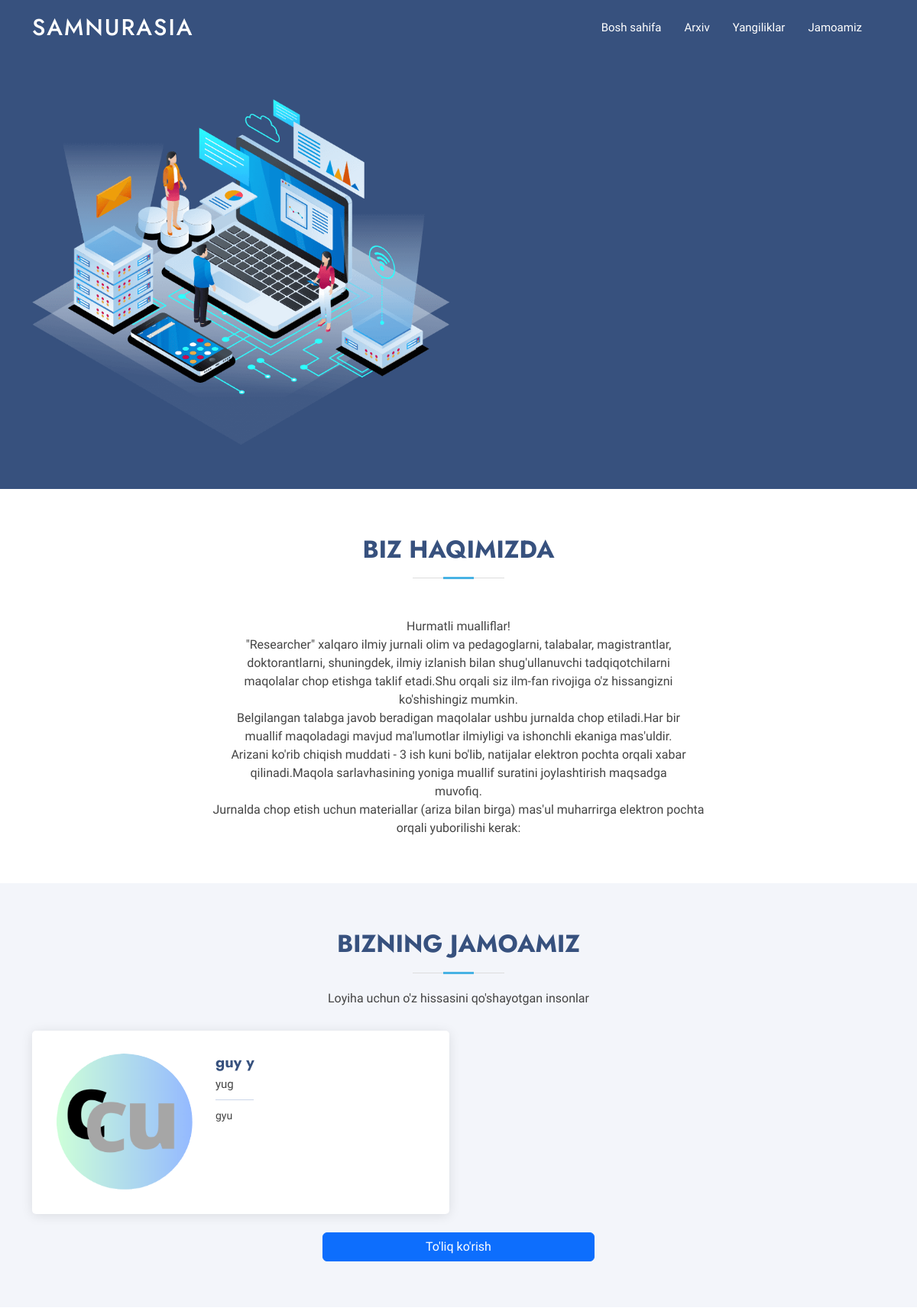
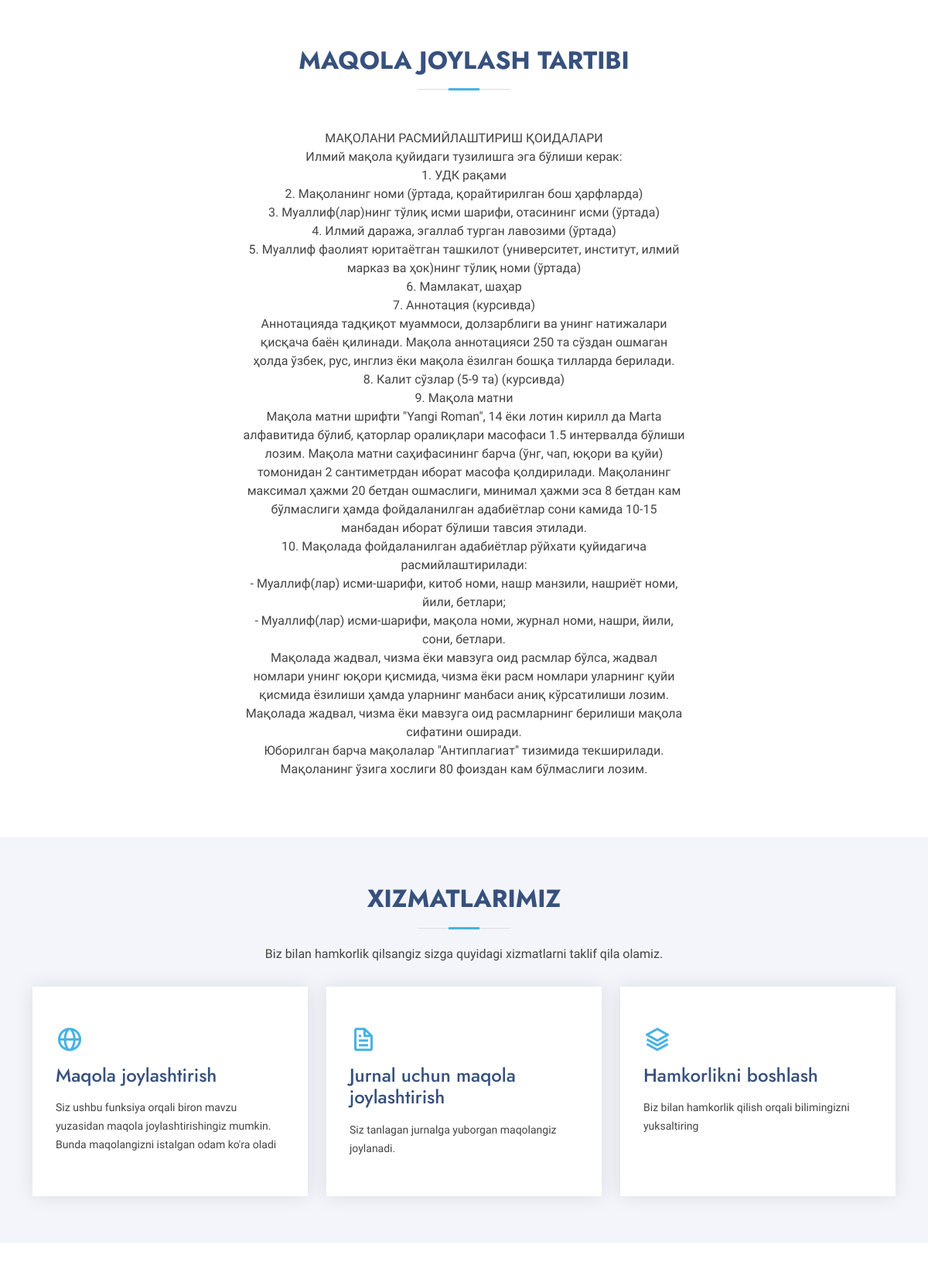
The page / (upper part) on the database its author committed (2 pictures, top to bottom).
### pages/models.py (models this page shows, shortened)
class Eslatma(models.Model):
    name = models.CharField(max_length=100)
    body = RichTextField()
    def object():
        return Eslatma.objects.get(pk=1)
    class Meta:
        verbose_name = 'Eslatma'
        verbose_name_plural = 'Eslatma'

class Team(models.Model):
    image = models.ImageField(upload_to='images/team')
    first_name = models.CharField(max_length=100)
    last_name = models.CharField(max_length=100)
    role = models.CharField(max_length=150)
    description = models.TextField()
    class Meta:
        verbose_name = 'Jamoa'
        verbose_name_plural = '1. Jamoadagilar'

class MaqolaJoylash(models.Model):
    name = models.CharField(max_length=100)
    short_name = models.CharField(max_length=100)
    image = models.ImageField(upload_to='images/info')
    body = RichTextField()
    def object():
        return MaqolaJoylash.objects.get(pk=1)
    class Meta:
        verbose_name = 'Maqola joylash'
        verbose_name_plural = 'Maqola joylash'

### pages/views.py (the view, shortened to what this page needs)
# urls.py: path('', views.index, name='index'),
def index(request: WSGIRequest):
    return render(request, 'pages/index.html', {
        'manzil': Manzili.object(),
        'about': Eslatma.object(),
        'article': MaqolaJoylash.object(),
        'price': Narxlar.object(),
        'icon': Icon.object(),
        'data': Team.objects.all()[:4]
    })

### pages/models.py (called while the page is built)
    def object():
        return Icon.objects.get(pk=1)

    def object():
        return Narxlar.objects.get(pk=1)

    def __str__(self) -> str:
        return self.manzil

    def object():
        return Manzili.objects.get(pk=1)

### templates/pages/index.html (shortened to what this page needs)
{% extends 'pages/base.html' %}
{% load static %}
{% block content %}
<section id="about" class="about">
  <div class="container" data-aos="fade-up">
    <div class="section-title">
      <h2>Biz haqimizda</h2>
    </div>
    <div class="row content">
      {{about.body|safe}}
    </div>
  </div>
</section>
 <section id="team" class="team section-bg">
  <div class="container" data-aos="fade-up">
    <div class="section-title">
      <h2> Bizning Jamoamiz </h2>
      <p>
          Loyiha uchun o'z hissasini qo'shayotgan insonlar
      </p>
  </div>
    <div class="row">
      {% for i in data %}
      <div class="col-lg-6" data-aos="zoom-in" data-aos-delay="100">
        <div class="member d-flex align-items-start">
          <div class="pic"><img src="{{i.image.url}}" class="img-fluid" alt=""></div>
          <div class="member-info">
            <h4> {{i.last_name}} {{i.first_name}} </h4>
            <span>{{i.role}}</span>
              <p>
                  {{i.description}}
              </p>
          </div>
        </div>
      </div>
      {% endfor %}
    </div>
    <div class="row">
      <div class="col-4"></div>
      <div class="col-4">
        <br>
        <a href="{% url 'team' %}" class="btn btn-primary" style="width: 100%;"> To'liq ko'rish </a>
      </div>
      <div class="col-4"></div>
    </div>
  </div>
</section>
<section id="article" class="article">
    <div class="container" data-aos="fade-up">
      <div class="section-title">
        <h2>Maqola joylash tartibi</h2>
      </div>
      <div class="row content">
        {{article.body|safe}}
      </div>
    </div>
  </section>
<section id="services" class="services section-bg">
  <div class="container" data-aos="fade-up">
    <div class="section-title">
      <h2> Xizmatlarimiz </h2>
      <p>
        Biz bilan hamkorlik qilsangiz sizga quyidagi xizmatlarni taklif qila olamiz.
      </p>
    </div>
    <div class="row">
      <div class="col-xl-4 col-md-6 d-flex align-items-stretch" data-aos="zoom-in" data-aos-delay="100">
        <div class="icon-box">
          <div class="icon"><i class="bx bx-globe"></i></div>
          <h4><a href="#">Maqola joylashtirish</a></h4>
          <p>
            Siz ushbu funksiya orqali biron mavzu yuzasidan maqola joylashtirishingiz mumkin.
            Bunda maqolangizni istalgan odam ko'ra oladi
            </p>
        </div>
      </div>
      <div class="col-xl-4 col-md-6 d-flex align-items-stretch mt-4 mt-md-0" data-aos="zoom-in" data-aos-delay="200">
        <div class="icon-box">
          <div class="icon"><i class="bx bx-file"></i></div>
          <h4><a href="#">Jurnal uchun maqola joylashtirish</a></h4>
          <p> Siz tanlagan jurnalga yuborgan maqolangiz joylanadi. </p>
        </div>
      </div>
      <div class="col-xl-4 col-md-6 d-flex align-items-stretch mt-4 mt-xl-0" data-aos="zoom-in" data-aos-delay="400">
        <div class="icon-box">
          <div class="icon"><i class="bx bx-layer"></i></div>
          <h4><a href="#">Hamkorlikni boshlash</a></h4>
          <p>Biz bilan hamkorlik qilish orqali bilimingizni yuksaltiring</p>
        </div>
      </div>
    </div>
  </div>
</section>
<section id="pricing" class="pricing">
</section>
{% endblock %}

### static/arsha/assets/css/style.css (style rules this page uses)
body { font-family: "Open Sans", sans-serif; color: #444444; }
a { color: #47b2e4; text-decoration: none; }
h1, h2, h3, h4, h5, h6 { font-family: "Jost", sans-serif; }
section { padding: 60px 0; overflow: hidden; }
.section-bg { background-color: #f3f5fa; }
.section-title { text-align: center; padding-bottom: 30px; }
.section-title h2 { font-size: 32px; font-weight: bold; text-transform: uppercase; margin-bottom: 20px; padding-bottom: 20px; position: relative; color: #37517e; }
.section-title h2::before { content: ""; position: absolute; display: block; width: 120px; height: 1px; background: #ddd; bottom: 1px; left: calc(50% - 60px); }
.section-title h2::after { content: ""; position: absolute; display: block; width: 40px; height: 3px; background: #47b2e4; bottom: 0; left: calc(50% - 20px); }
.section-title p { margin-bottom: 0; }
.about .content p:last-child { margin-bottom: 0; }
.services .icon-box { box-shadow: 0px 0 25px 0 rgba(0, 0, 0, 0.1); padding: 50px 30px; transition: all ease-in-out 0.4s; background: #fff; }
.services .icon-box .icon { margin-bottom: 10px; }
.services .icon-box .icon i { color: #47b2e4; font-size: 36px; transition: 0.3s; }
.services .icon-box h4 { font-weight: 500; margin-bottom: 15px; font-size: 24px; }
.services .icon-box h4 a { color: #37517e; transition: ease-in-out 0.3s; }
.services .icon-box p { line-height: 24px; font-size: 14px; margin-bottom: 0; }
.team .member { position: relative; box-shadow: 0px 2px 15px rgba(0, 0, 0, 0.1); padding: 30px; border-radius: 5px; background: #fff; transition: 0.5s; height: 100%; }
.team .member .pic { overflow: hidden; width: 180px; border-radius: 50%; }
.team .member .pic img { transition: ease-in-out 0.3s; }
.team .member .member-info { padding-left: 30px; }
.team .member h4 { font-weight: 700; margin-bottom: 5px; font-size: 20px; color: #37517e; }
.team .member span { display: block; font-size: 15px; padding-bottom: 10px; position: relative; font-weight: 500; }
.team .member span::after { content: ""; position: absolute; display: block; width: 50px; height: 1px; background: #cbd6e9; bottom: 0; left: 0; }
.team .member p { margin: 10px 0 0 0; font-size: 14px; }

### static/pages/style.css (style rules this page uses)
body { top:0!important; }

### rows shown on the page
Eslatma: body "Hurmatli mualliflar! \"Researcher\" xalqaro ilmiy jurnali olim va pedagoglarni, talabalar, magistrantlar, doktorantlarni, shuningdek, ilmiy izlanish bilan shug'ullanuvchi tadqiqotchilarni maqolalar chop etishga taklif etadi.Shu orqali siz ilm-fan rivojiga o'z hissangizni ko'shishingiz mumkin. Belgilangan talabga javob beradigan maqolalar ushbu jurnalda chop etiladi.Har bir muallif maqoladagi mavjud ma'lumotlar ilmiyligi va ishonchli ekaniga mas'uldir. Arizani ko'rib chiqish muddati - 3 ish kuni bo'lib, natijalar elektron pochta orqali xabar qilinadi.Maqola sarlavhasining yoniga muallif suratini joylashtirish maqsadga muvofiq. Jurnalda chop etish uchun materiallar (ariza bilan birga) mas'ul…"
Team: image (picture), last_name "guy", first_name "y", role "yug", description "gyu"
MaqolaJoylash: body "МАҚОЛАНИ РАСМИЙЛАШТИРИШ ҚОИДАЛАРИ Илмий мақола қуйидаги тузилишга эга бўлиши керак: 1. УДК рақами 2. Мақоланинг номи (ўртада, қорайтирилган бош ҳарфларда) 3. Муаллиф(лар)нинг тўлиқ исми шарифи, отасининг исми (ўртада) 4. Илмий даража, эгаллаб турган лавозими (ўртада) 5. Муаллиф фаолият юритаётган ташкилот (университет, институт, илмий марказ ва ҳок)нинг тўлиқ номи (ўртада) 6. Мамлакат, шаҳар 7. Аннотация (курсивда) Аннотацияда тадқиқот муаммоси, долзарблиги ва унинг натижалари қисқача баён қилинади. Мақола аннотацияси 250 та сўздан ошмаган ҳолда ўзбек, рус, инглиз ёки мақола ёзилган бошқа тилларда берилади. 8. Калит сўзлар (5-9 та) (курсивда) 9. Мақола матни Мақола матни шрифти \"Yangi…"
